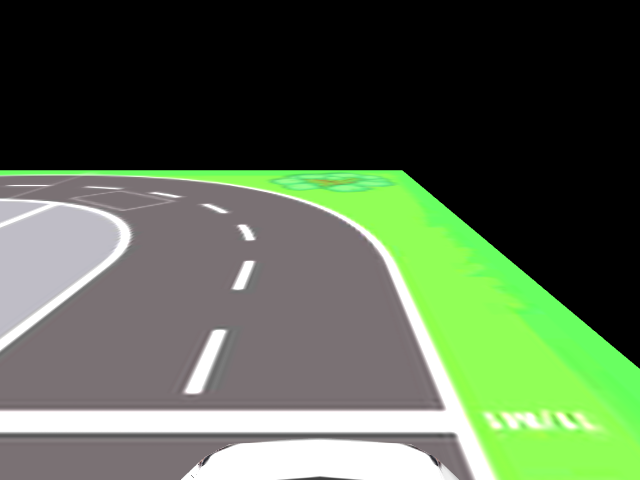
#> input picture sim/assets/generated/lane_detect/frame_0p0m_raw.png, 640 x 480 px
$ python -i stop_line.py   (imports and definitions only)
#> lines starting #> are read from the running program, lines starting #| are printed output that depends on the picture; after the words box and inside, x2 and y2 are one past the last pixel; in counts of white or black regions, pixels touching at a corner belong together
#> further down, picture is the input picture: shape (480, 640, 3); mean B, G, R 77.2, 101.7, 85.7
"""Stop line + crosswalk detection (rotation tolerant, raw camera frame).

Pattern: a crosswalk is a group of >= N similar, elongated, roughly parallel
white blobs (stripes).  The stop line is a long elongated white blob BELOW the
stripes (closer to the car).  Nothing assumes perfectly vertical/horizontal
lines: blobs are measured with minAreaRect and the stop line with fitLine, so
the view can be rotated while the car turns.

Distance kept to the line = gap between the frame bottom (the car) and the
stop line, measured at the frame centre x along the fitted (tilted) line.
"""
from __future__ import annotations

from dataclasses import dataclass

import cv2
import numpy as np


@dataclass(frozen=True)
class StopLineConfig:
    search_top_ratio: float = 0.30        # ignore everything above this y ratio
    white_min_value: int = 160            # HSV V
    white_max_saturation: int = 120       # HSV S
    min_blob_area_ratio: float = 0.0005   # of frame area, noise filter
    # Crosswalk stripes
    stripe_min_aspect: float = 2.0        # long / short side of minAreaRect
    crosswalk_min_stripes: int = 3
    stripe_size_tolerance: float = 0.6    # |area - median| / median allowed
    stripe_angle_tolerance_deg: float = 25.0
    # Stop line (near line)
    line_min_length_ratio: float = 0.35   # long side / frame width
    line_min_aspect: float = 4.0
    require_crosswalk: bool = True


@dataclass(frozen=True)
class StopLineResult:
    detected: bool
    gap_ratio: float | None = None        # (H - line_y_at_centre) / H, 0 = touching the car
    line_y: int | None = None             # line y at frame centre x
    line_pts: tuple[tuple[int, int], tuple[int, int]] | None = None
    crosswalk: bool = False
    stripes: int = 0


def _angle_of(rect) -> float:
    (_, _), (w, h), ang = rect
    # Angle of the LONG side, in [0, 180).
    return (ang if w >= h else ang + 90.0) % 180.0


def _angle_diff(a: float, b: float) -> float:
    d = abs(a - b) % 180.0
    return min(d, 180.0 - d)


def detect_stop_line(frame: np.ndarray | None, lane_references=None, config: StopLineConfig | None = None) -> StopLineResult:
    config = config or StopLineConfig()
    if frame is None or frame.size == 0:
        return StopLineResult(False)
    h, w = frame.shape[:2]
#> h = 480; w = 640
    hsv = cv2.cvtColor(frame, cv2.COLOR_BGR2HSV)
#> hsv: shape (480, 640, 3); mean H, S, V 60, 31.4, 104.5
    white = ((hsv[:, :, 2] >= config.white_min_value) & (hsv[:, :, 1] <= config.white_max_saturation)).astype(np.uint8)
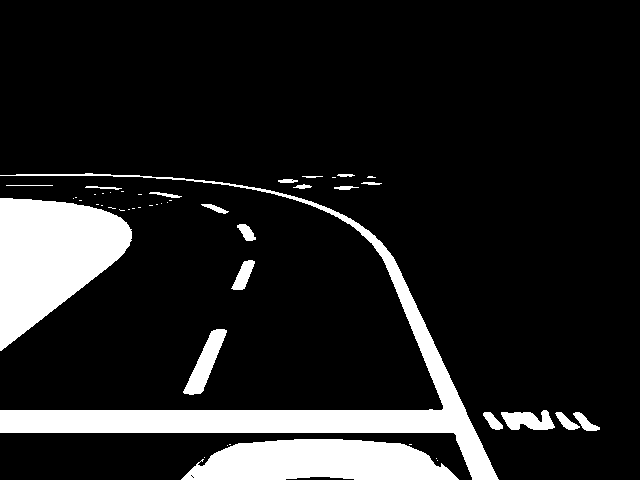
#> white: shape (480, 640); values 0 (black) and 1 (white), 13.3% white; 48 white regions (28 under 20 px), largest, box (x1, y1, x2, y2) and area: (0, 173, 499, 480) 15800, (0, 198, 132, 351) 12497, (181, 439, 459, 480) 8731
    white[: int(h * config.search_top_ratio)] = 0
    white = cv2.morphologyEx(white, cv2.MORPH_OPEN, np.ones((3, 3), np.uint8))
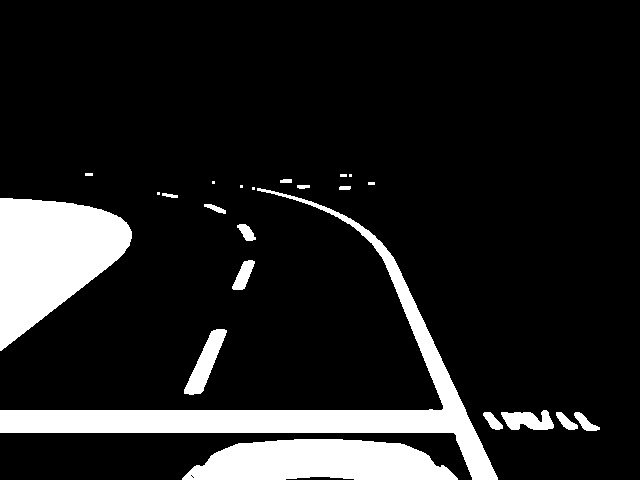
#> white: shape (480, 640); values 0 (black) and 1 (white), 13% white; 23 white regions (5 under 20 px)

    contours, _ = cv2.findContours(white, cv2.RETR_EXTERNAL, cv2.CHAIN_APPROX_NONE)
#> contours = 23 contours, 8 with area under 20; largest, box (x1, y1, x2, y2) and area: (0, 188, 498, 480) 14466, (0, 198, 132, 351) 12278, (182, 439, 458, 480) 8436, (184, 329, 227, 395) 1060, (501, 410, 554, 430) 662
    min_area = config.min_blob_area_ratio * w * h
#> min_area = 153.6
    blobs = []
    for c in contours:
        area = cv2.contourArea(c)
        if area < min_area:
            continue
        rect = cv2.minAreaRect(c)
        long_side, short_side = max(rect[1]), max(min(rect[1]), 1.0)
        blobs.append((c, area, rect, long_side, long_side / short_side))
#> this loop made 23 passes
#> (area, rect, long_side, short_side) on passes 1, 2, 3, 4, 5, 6, 7, 8, 10, 13: (8436.5, ((319.5, 459), (40, 275), -90), 275, 40), (190.5, ((585, 422.9), (10.79, 29.56), -52.13), 29.56, 10.79), (167, ((565.2, 421.6), (9.68, 26.39), -51.34), 26.39, 9.68), (167, ((491.9, 421), (9.59, 23.93), -41.99), 23.93, 9.59), (662, ((527.1, 420.4), (51.47, 19.17), -2.73), 51.47, 19.17), (1060, ((206, 361.9), (74.82, 17.71), -65.56), 74.82, 17.71), (328, ((243.4, 274.9), (34.22, 11.88), -66.04), 34.22, 11.88), (160, ((246.2, 231.8), (9.98, 21.63), -33.69), 21.63, 9.98), (12278, ((65.5, 274), (152, 131), -90), 152, 131), (14465.5, ((260.6, 323), (268.6, 501.4), -84.31), 501.4, 268.6)
#> area on passes 9, 11, 15, 16, 20: 77.5, 33, 32, 30, 30.5
#> after the loop, blobs = 10 items

    # Stop-line candidates: long and thin.
    lines: list = []
    # Stripe candidates: elongated, not a stop line.
    stripes = [b for b in blobs if b[4] >= config.stripe_min_aspect and b[3] < 0.6 * w]
#> stripes = 8 items

    # Crosswalk = >= N similar-size elongated blobs side by side (perspective
    # fans their angles out, so no parallel check; they must overlap in y).
    stripe_group: list = []
    if len(stripes) >= config.crosswalk_min_stripes:
        median_area = float(np.median([s[1] for s in stripes]))
#> median_area = 259.2
        cand = [s for s in stripes if abs(s[1] - median_area) <= config.stripe_size_tolerance * median_area]
#> cand = 5 items
        boxes = [cv2.boundingRect(s[0]) for s in cand]
#> boxes = [(574, 412, 26, 19), (556, 412, 22, 18), (483, 412, 20, 18), (232, 260, 23, 30), (237, 224, 19, 17)]
        best_group: list = []
        for i, (_, y, _, bh) in enumerate(boxes):
            group = [cand[j] for j, (_, y2, _, bh2) in enumerate(boxes) if min(y + bh, y2 + bh2) - max(y, y2) > 0.3 * min(bh, bh2)]
            if len(group) > len(best_group):
                best_group = group
#> this loop made 5 passes
#> (y, bh) on passes 1 to 5: (412, 19), (412, 18), (412, 18), (260, 30), (224, 17)
        stripe_group = best_group
#> stripe_group = 3 items
    crosswalk = len(stripe_group) >= config.crosswalk_min_stripes
#> crosswalk = True
    if not crosswalk:
        return StopLineResult(False, stripes=len(stripe_group))
    # Reference = leading (far / top) edge of the pattern, fitted along the
    # stripe tips so it follows the tilt.
    tips = []
    for s in stripe_group:
        pts = s[0].reshape(-1, 2)
        tips.append(pts[np.argmin(pts[:, 1])])
#> this loop made 3 passes
#> after the loop, tips = [[575, 412], [556, 412], [484, 412]]
    tips = np.array(tips, dtype=np.float32)
    # Median tip y is robust to one stripe merging with the background.
    # Tilt from a fit, but only trusted within +/-20 deg.
    y_c = float(np.median(tips[:, 1]))
#> y_c = 412
    slope = 0.0
    vx, vy, _, _ = cv2.fitLine(tips, cv2.DIST_L2, 0, 0.01, 0.01).flatten()
#> vx = 1; vy = 0
    if abs(vx) > 1e-3 and abs(vy / vx) <= np.tan(np.radians(20.0)):
        slope = float(vy / vx)
#> slope = 0
    pts = ((0, int(y_c - (w / 2.0) * slope)), (w, int(y_c + (w / 2.0) * slope)))
#> pts = ((0, 412), (640, 412))
    y_c = min(max(y_c, 0.0), float(h))
    return StopLineResult(True, (h - y_c) / h, int(y_c), pts, True, len(stripe_group))


def stop_line_reached(result: StopLineResult, stop_gap_ratio: float) -> bool:
    """True when the gap between the car (frame bottom) and the line <= stop_gap_ratio."""
    return result.detected and result.gap_ratio is not None and result.gap_ratio <= stop_gap_ratio


def draw_stop_line(image: np.ndarray, result: StopLineResult, stop_gap_ratio: float) -> None:
    h, w = image.shape[:2]
    stop_y = int(h * (1.0 - stop_gap_ratio))
    cv2.line(image, (0, stop_y), (w, stop_y), (0, 165, 255), 1)
    if result.line_pts is not None:
        color = (0, 0, 255) if result.detected else (200, 200, 200)
        cv2.line(image, result.line_pts[0], result.line_pts[1], color, 2)
        cv2.putText(image, f"stopline gap={result.gap_ratio:.2f} cw={int(result.crosswalk)} s={result.stripes}",
                    (5, max(12, (result.line_y or 12) - 4)), cv2.FONT_HERSHEY_SIMPLEX, 0.45, color, 1)

>>> import cv2
>>> picture = cv2.imread('../../sim/assets/generated/lane_detect/frame_0p0m_raw.png')
>>> result = detect_stop_line(picture)

$ run again, on sim/assets/generated/lane_detect/frame_1p0m_raw.png
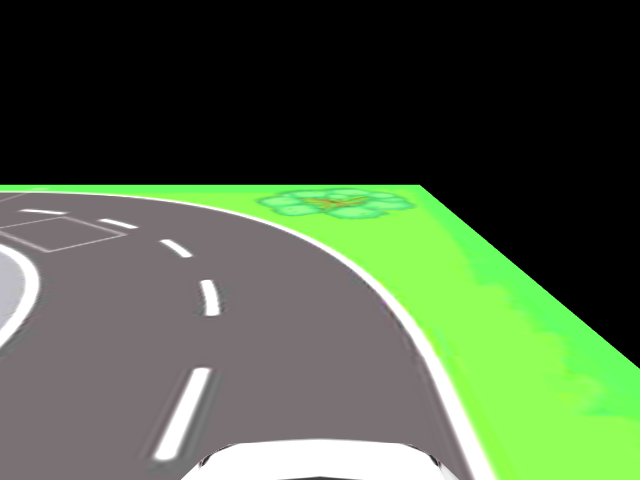
#> input picture sim/assets/generated/lane_detect/frame_1p0m_raw.png, 640 x 480 px
#> picture is the input picture: shape (480, 640, 3); mean B, G, R 67.5, 95.3, 77
#> hsv: shape (480, 640, 3); mean H, S, V 61.4, 34.9, 98
#> in detect_stop_line, `white = ((hsv[:, :, 2] >= config.white_min_value) & (hsv[:, :, 1] <= c..`:
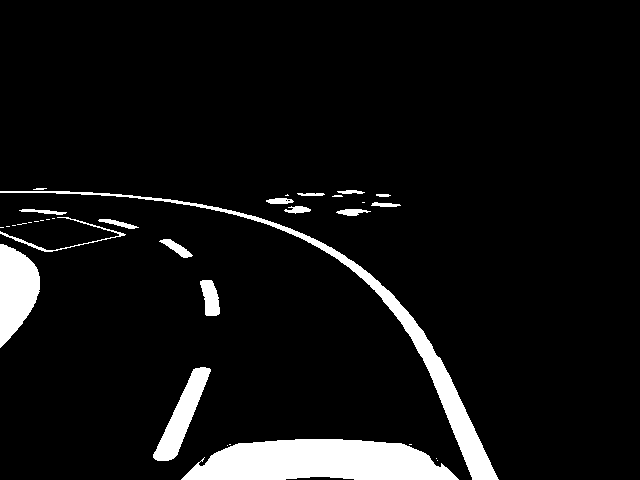
#> white: shape (480, 640); values 0 (black) and 1 (white), 6.9% white; 34 white regions (17 under 20 px), largest, box (x1, y1, x2, y2) and area: (181, 439, 459, 480) 8738, (0, 191, 499, 480) 5447, (0, 244, 40, 348) 2822
#> in detect_stop_line, `white = cv2.morphologyEx(white, cv2.MORPH_OPEN, np.ones((3, 3), np.uin..`:
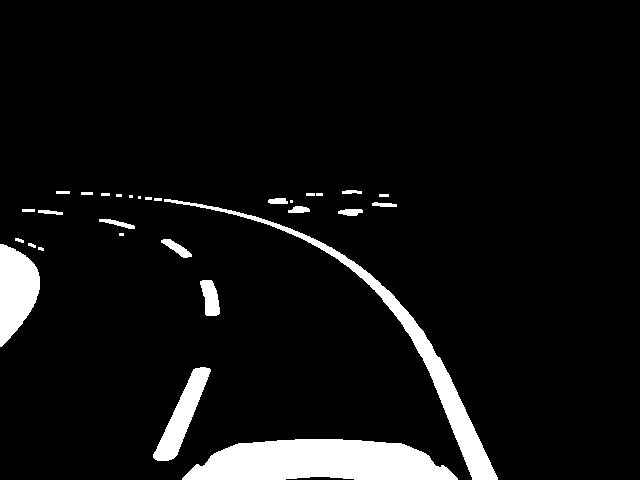
#> white: shape (480, 640); values 0 (black) and 1 (white), 6.6% white; 30 white regions (6 under 20 px)
#> contours = 30 contours, 14 with area under 20; largest, box (x1, y1, x2, y2) and area: (182, 439, 458, 480) 8440, (164, 199, 498, 480) 4632, (0, 244, 40, 347) 2708, (153, 367, 211, 461) 1827, (200, 280, 220, 316) 456
#> the loop in detect_stop_line, `for c in contours:` made 30 passes
#> area on passes 10, 11, 12, 13, 14, 15, 18, 28: 113, 55, 107.5, 24, 91.5, 64, 81, 22
#> after the loop in detect_stop_line, `for c in contours:`: blobs = 6 items
#> stripes = 5 items
#> median_area = 1827
#> cand = 2 items
#> boxes = [(153, 367, 58, 94), (0, 244, 40, 103)]
#> the loop in detect_stop_line, `for i, (_, y, _, bh) in enumerate(boxes):` made 2 passes
#> (y, bh) on passes 1 to 2: (367, 94), (244, 103)
#> stripe_group = 1 item
#> crosswalk = False

$ run again, on sim/assets/generated/lane_detect/frame_2p0m_raw.png
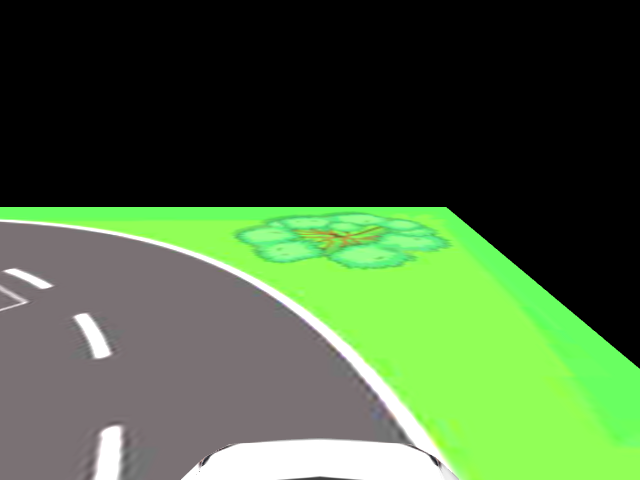
#> input picture sim/assets/generated/lane_detect/frame_2p0m_raw.png, 640 x 480 px
#> picture is the input picture: shape (480, 640, 3); mean B, G, R 61.3, 98.8, 72.5
#> hsv: shape (480, 640, 3); mean H, S, V 50.4, 43.1, 100.8
#> in detect_stop_line, `white = ((hsv[:, :, 2] >= config.white_min_value) & (hsv[:, :, 1] <= c..`:
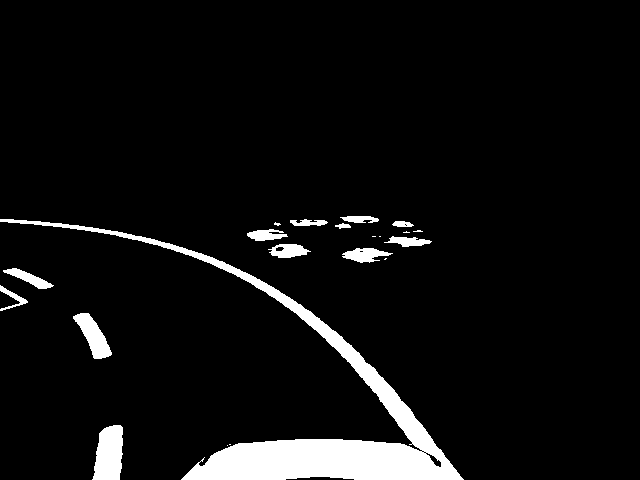
#> white: shape (480, 640); values 0 (black) and 1 (white), 6% white; 21 white regions (8 under 20 px), largest, box (x1, y1, x2, y2) and area: (0, 219, 464, 480) 13753, (92, 425, 123, 480) 1347, (73, 313, 112, 359) 843
#> in detect_stop_line, `white = cv2.morphologyEx(white, cv2.MORPH_OPEN, np.ones((3, 3), np.uin..`:
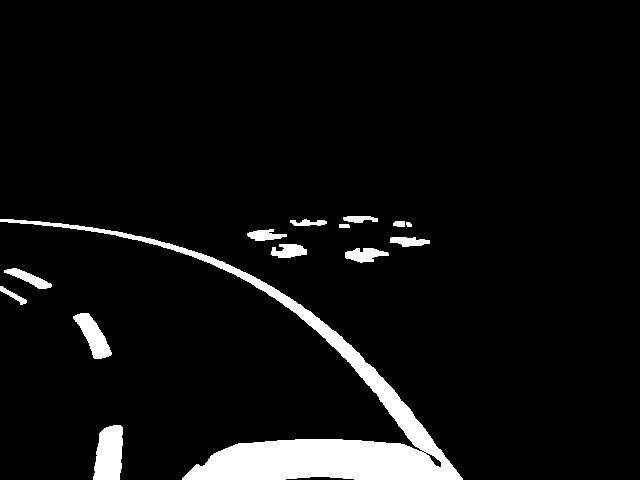
#> white: shape (480, 640); values 0 (black) and 1 (white), 6% white; 14 white regions
#> contours = 14 contours, 1 with area under 20; largest, box (x1, y1, x2, y2) and area: (0, 219, 463, 480) 13074, (93, 425, 123, 480) 1270, (73, 313, 112, 359) 784, (345, 248, 389, 263) 364, (4, 268, 52, 289) 342
#> the loop in detect_stop_line, `for c in contours:` made 14 passes
#> (area, rect, long_side, short_side) on passes 1, 2, 4, 5, 6, 7, 8: (1269.5, ((107.9, 452.1), (55.12, 27.63), -87.51), 55.12, 27.63), (784, ((92.58, 334.9), (19.37, 51.59), -27.15), 51.59, 19.37), (342, ((27.67, 277.6), (9.95, 49.34), -64.8), 49.34, 9.95), (363.5, ((366.5, 255), (14, 43), -90), 43, 14), (322, ((288.5, 250.5), (13, 35), -90), 35, 13), (234, ((409.5, 241.5), (9, 39), -90), 39, 9), (249.5, ((266.5, 234.5), (38.95, 10.55), -4.76), 38.95, 10.55)
#> after the loop in detect_stop_line, `for c in contours:`: blobs = 8 items
#> stripes = 6 items
#> median_area = 332
#> cand = 5 items
#> boxes = [(4, 268, 48, 21), (345, 248, 44, 15), (271, 244, 36, 14), (390, 237, 40, 10), (247, 229, 40, 12)]
#> the loop in detect_stop_line, `for i, (_, y, _, bh) in enumerate(boxes):` made 5 passes
#> (y, bh) on passes 1 to 5: (268, 21), (248, 15), (244, 14), (237, 10), (229, 12)
#> stripe_group = 2 items
#> crosswalk = False
